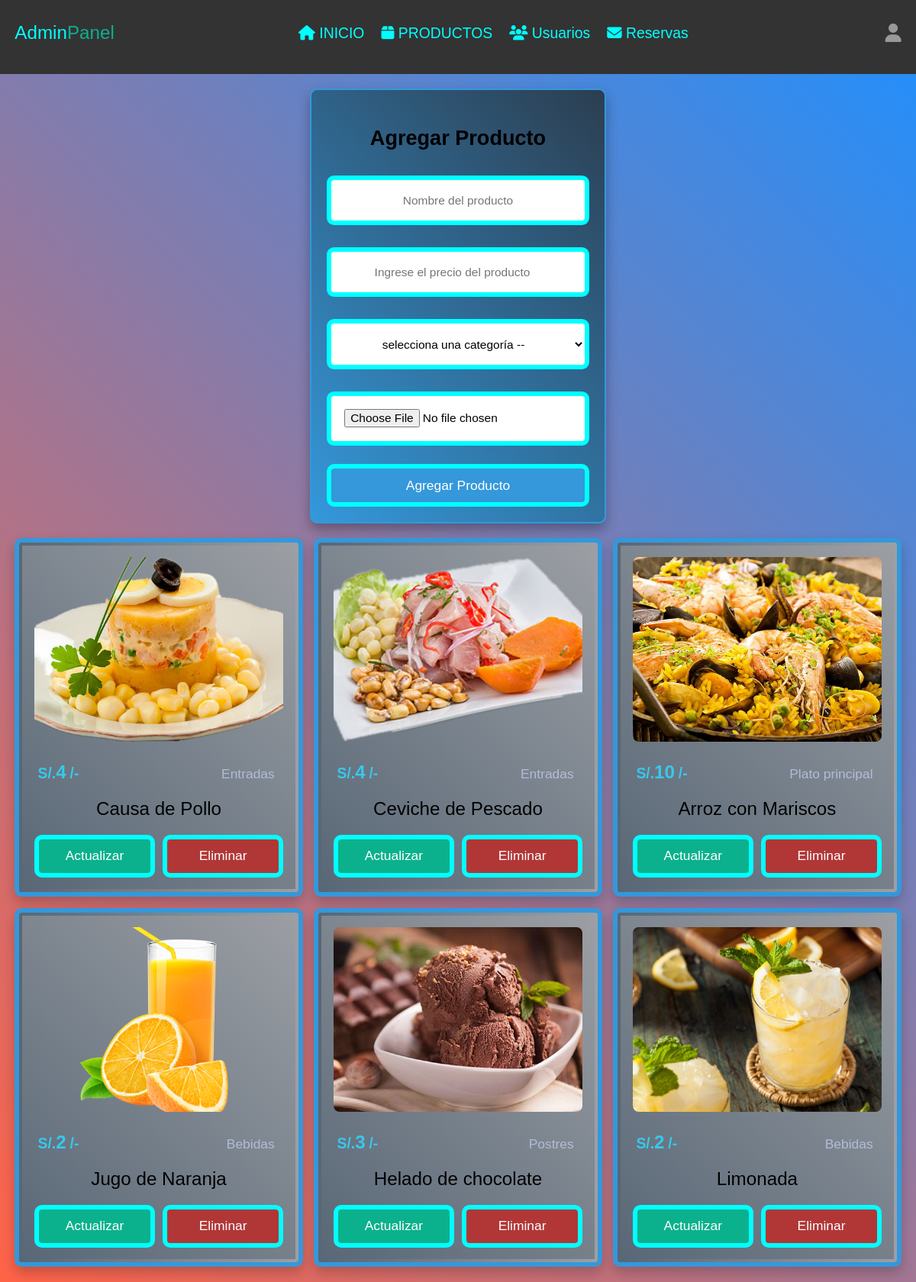
Screenshot of /SaboresTradicionV2/admin/products.php (signed in) with the database file from the repository.
### tables this page shows
CREATE TABLE `products` (
  `id` int(100) NOT NULL,
  `name` varchar(100) NOT NULL,
  `category` varchar(100) NOT NULL,
  `price` int(10) NOT NULL,
  `image` varchar(100) NOT NULL
);

### SaboresTradicionV2/admin/products.php (the view, shortened to what this page needs)
<?php
include '../components/connect.php';
?>
<!DOCTYPE html>
<html lang="en">
<head>
   <link rel="stylesheet" href="https://cdnjs.cloudflare.com/ajax/libs/font-awesome/6.1.1/css/all.min.css">
   <link rel="stylesheet" href="../css/admin_style.css">
</head>
<body>
<?php include '../components/admin_header.php' ?>
<section class="add-products">
   <form action="" method="POST" enctype="multipart/form-data">
      <h3>Agregar producto</h3>
      <input type="text" required placeholder="Nombre del producto" name="name" maxlength="100" class="box">
      <input type="number" min="0" max="9999999999" required placeholder="Ingrese el precio del producto" name="price" onkeypress="if(this.value.length == 10) return false;" class="box">
      <select name="category" class="box" required>
         <option value="" disabled selected>selecciona una categoría --</option>
      </select>
      <input type="file" name="image" class="box" accept="image/jpg, image/jpeg, image/png, image/webp" required>
      <input type="submit" value="Agregar producto" name="add_product" class="btn">
   </form>
</section>
<section class="show-products" style="padding-top: 0;">
   <div class="box-container">
   <?php
      $show_products = $conn->prepare("SELECT * FROM `products`");
      $show_products->execute();
      if($show_products->rowCount() > 0){
         while($fetch_products = $show_products->fetch(PDO::FETCH_ASSOC)){
   ?>
   <div class="box">
      <img src="../uploaded_img/<?= $fetch_products['image']; ?>" alt="">
      <div class="flex">
         <div class="price"><span>S/.</span><?= $fetch_products['price']; ?><span>/-</span></div>
         <div class="category"><?= $fetch_products['category']; ?></div>
      </div>
      <div class="name"><?= $fetch_products['name']; ?></div>
      <div class="flex-btn">
         <a href="update_product.php?update=<?= $fetch_products['id']; ?>" class="option-btn">Actualizar</a>
         <a href="products.php?delete=<?= $fetch_products['id']; ?>" class="delete-btn" onclick="return confirm('¿Eliminar este producto?');">Eliminar</a>
      </div>
   </div>
   <?php
         }
      }else{
         echo '<p class="empty">¡Aún no se han añadido productos!</p>';
      }
   ?>
   </div>
</section>
</body>
</html>

### rows the page displays
products: image (picture), price "4", category "Entradas", name "Causa de Pollo"
products: image (picture), price "4", category "Entradas", name "Ceviche de Pescado"
products: image (picture), price "10", category "Plato principal", name "Arroz con Mariscos"
products: image (picture), price "2", category "Bebidas", name "Jugo de Naranja"
products: image (picture), price "3", category "Postres", name "Helado de chocolate"
products: image (picture), price "2", category "Bebidas", name "Limonada"
